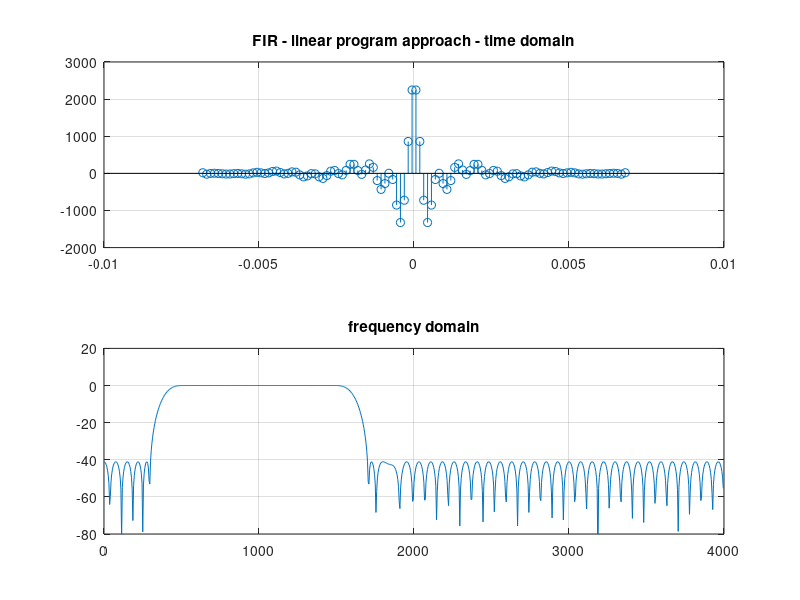

Reproduce this figure in MATLAB. (Note: this script raises an error after producing the figure.)
clearvars
close all
clc

%% LAB 4 FIR FILTER - BAND PASS


% Repetition rate
Fp = 8e3; % [Hz]
% so that the samplig period is
T = 1/Fp; % [s]

% pass band from fp1 to fp2
fp1 = 500; % [Hz] from
fp2 = 1500; % [Hz] to

% attenuation bands
fs1 = 300; % [Hz] stopband #1: from 0 to fs1
fs2 = 1700; % [Hz] stopband #2: from fs2 to Fp/2


% 1) use REMEZ ALGORITHM: firpmor and firpm
err_lim = [1e-2 1e-3 1e-2]; % required limits (delta)

F=[fs1,fp1,fp2,fs2];
A=[0,1,0];
DEV=err_lim;
[N,Fo,Ao,W] = firpmord(F,A,DEV,Fp);
h = firpm(N,Fo,Ao,W)/T;


% illustrate filter in time and frequency
figure
subplot(2,1,1)
t = T*(-N/2:N/2);
stem(t,h); grid; 
ylim([-2000 3000]);
title('FIR - linear program approach - time domain')
% behaviour in frequency obtained by use of function freqz
[H0,ff] = freqz(h,1,8*(N+1),Fp);
H0 = T*H0; % normalization factor
subplot(2,1,2)
plot(ff,20*log10(abs(H0))); grid; xlim([0 Fp/2]);
ylim([-80 20]); 
title('frequency domain')

% 2) use the LINEAR PROGRAM approach: linprog

%reset N
N = 100;
F = Fp/(N/2)/32; % min 32 samles per cosine period
f = [0:F:fs1, fp1:F:fp2, fs2:F:Fp/2].'; % frequency samples, column vector
f_len = length(f);

%matrix V
V = [];
for k=N/2:-1:1
    cosColumn = 2*T*cos(2*pi*f*k*T);
    V = [V cosColumn];
end
V = [V T*ones(f_len,1)];

%vector r
first = [0:F:fs1];
lenFirst=length(first);
second = [fp1:F:fp2];
lenSecond=length(second);
third= [fs2:F:Fp/2];
lenThird= length(third);
r_first = zeros(lenFirst,1);
r_second = ones(lenSecond,1);
r_third = zeros(lenThird,1);
r = [r_first;r_second;r_third];
r = transpose(r);

%vector w
w=ones(f_len,1);

%build matrixes for linprog function
A = [-V -w; V -w];
b = [-r r];

%g in the linprog function
g = [zeros(ceil(N/2)+1,1);1];
x = linprog(g,A,b);

% illustrate filter in time and frequency
% define filter
h0 = [x(N/2+1:-1:2);x(1:N/2+1)];
t = T*(-N/2:N/2);

% behaviour in frequency obtained by use of function freqz
[H0,ff] = freqz(h0,1,8*(N+1),Fp);
H0 = T*H0; % normalization factor

% show results
figure
subplot(2,1,1)
stem(t,h0); grid; title('FIR - linear program approach - time domain')
subplot(2,1,2)
plot(ff,20*log10(abs(H0))); grid; xlim([0 Fp/2]); ylim([-80, 5]); 
title('frequency domain')